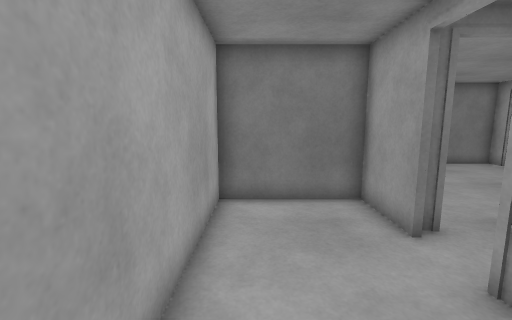
View 1 (above)

15 first-person views from a walk through a robot-simulator world made for Gazebo. The camera is 1.2 m above the floor, tilts 8° down and sees 90° across. The floor is counted in squares, 0.5 m on a side. Each view is taken from the middle of a square. On the plan, view 1 faces up. The plan holds only what a view shows up to about 17 squares ahead; the rest is blank. The place goes on beyond the plan.

View 2
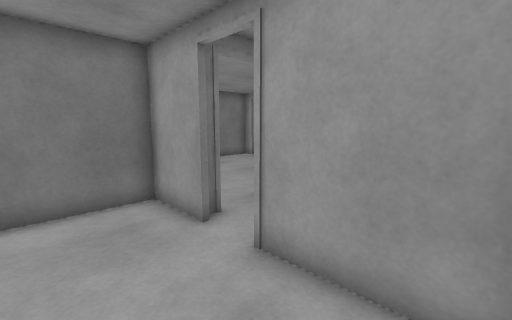

View 3
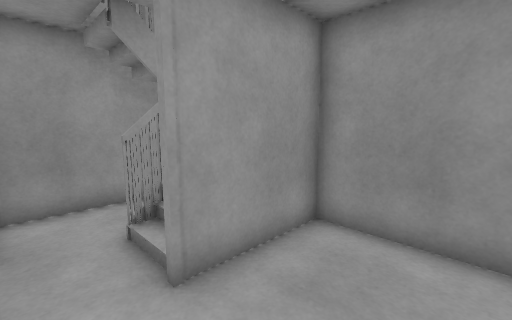

View 4
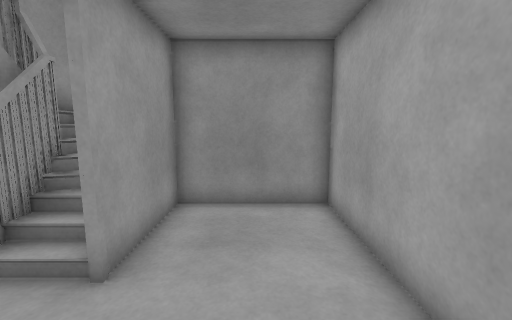

View 5
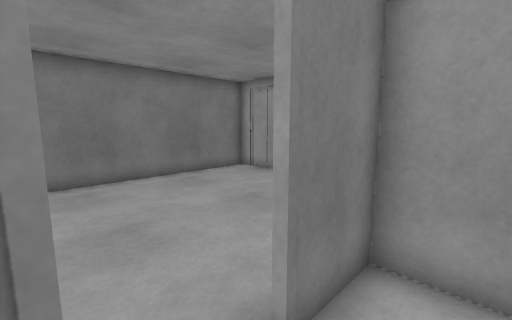

View 6
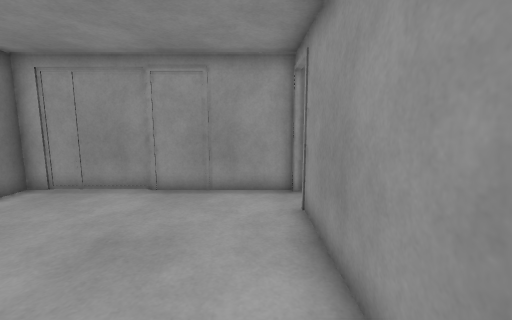

View 7
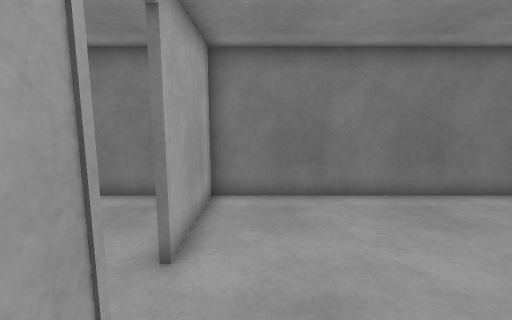

View 8
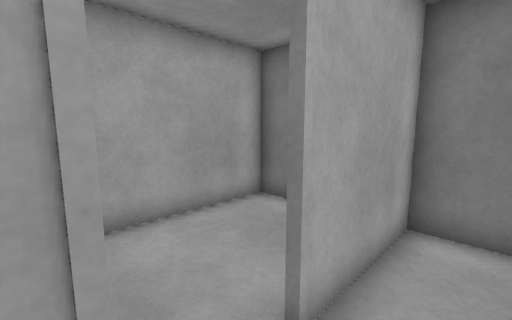

View 9
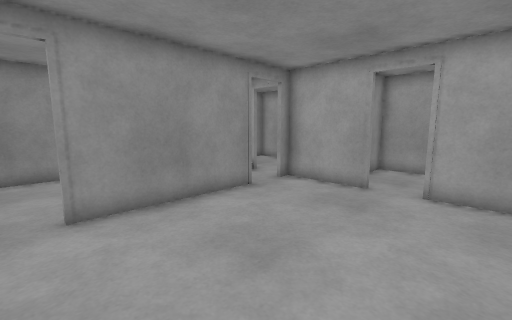

View 10
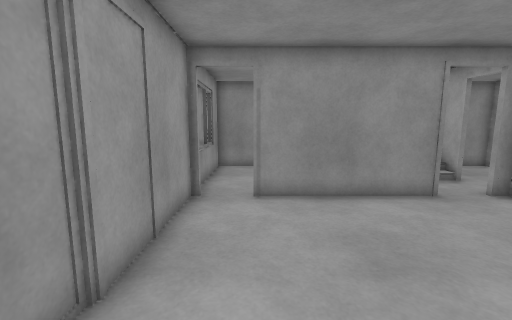

View 11
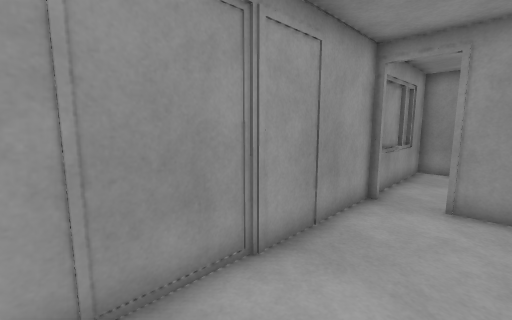

View 12
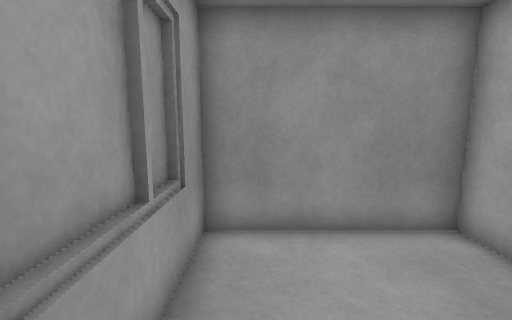

View 13
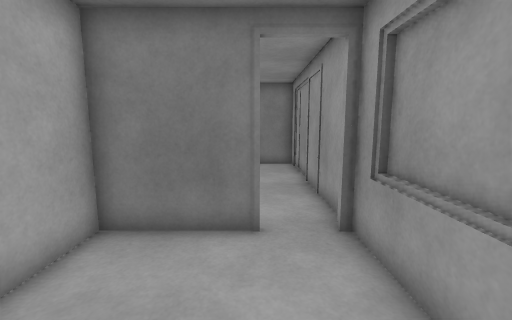

View 14
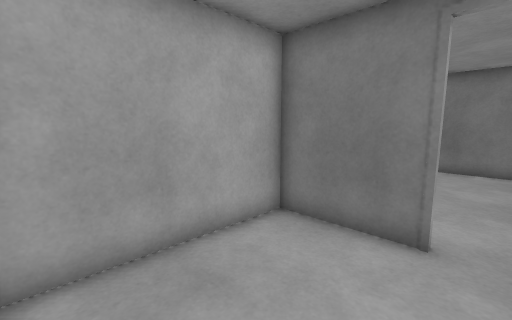

View 15
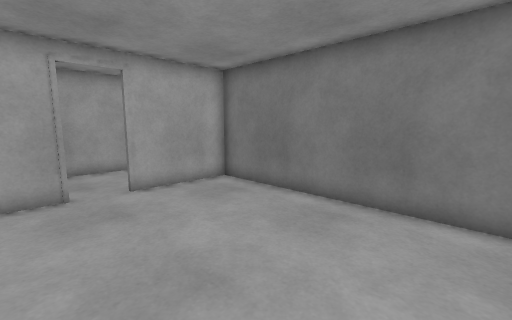

### Floor plan
Points are (right, up) in squares from view 1. A wall is a line through its corners. A room is listed if a view was taken in it or the views show most of it. See-through windows are left out.
Room 1 (views 1, 2, 3, 4, 5)
walls: (3.4, 5.1) (3.4, 8) (-1.2, 8); (3.4, 1.6) (3.4, 3.4) (4.4, 3.4); (4.2, 5.5) (3.8, 5.5); (-1.2, 7.9) (-1.2, -0.5) (3.4, -0.5) (3.4, 1.5)
ways out: opening at (4, 4.5) to room 5
Room 2 (views 6, 7, 8, 9, 10, 11, 15)
walls: (5.9, 5.6) (12.1, 5.6); (3.5, 9.4) (3.5, 6.5); (14.3, 5.5) (14.3, 15.4) (3.5, 15.4) (3.5, 11.1); (3.5, 5.6) (4.1, 5.6)
ways out: opening at (13, 6) to room 3; opening at (3, 10) to room 4; opening at (5, 6) to room 5
Room 3 (views 12, 13, 14)
walls: (12.1, 5.5) (7.9, 5.5); (8.4, 5.6) (8.4, -0.6); (6.9, -0.5) (14.3, -0.5) (14.3, 5.5)
ways out: opening at (13, 6) to room 2
Room 4 (no view inside)
walls: (-1.2, 8.1) (0.1, 8.1); (1.6, 15.4) (-1.2, 15.4) (-1.2, 7.9)
ways out: opening at (3, 10) to room 2
Room 5 (no view inside)
walls: (7.9, 5.5) (5.9, 5.5); (4.4, 3.4) (5.6, 3.4); (3.5, 6.5) (3.5, 5.6); (8.3, -0.5) (8.3, 5.6)
ways out: opening at (4, 4.5) to room 1; opening at (5, 6) to room 2

Positions as (right, up) in squares from view 1, and headings:
1: (0, 0), facing up
2: (0, 0), facing up-right
3: (0, 5), facing down-right
4: (1, 7), facing down
5: (4, 4), facing up-right
6: (5, 7), facing right
7: (5, 7), facing up
8: (5, 9), facing up-left
9: (13, 13), facing down-left
10: (12, 14), facing down
11: (11, 14), facing down-right
12: (13, 5), facing down
13: (12, 0), facing up
14: (13, 0), facing up-left
15: (13, 8), facing up-left
